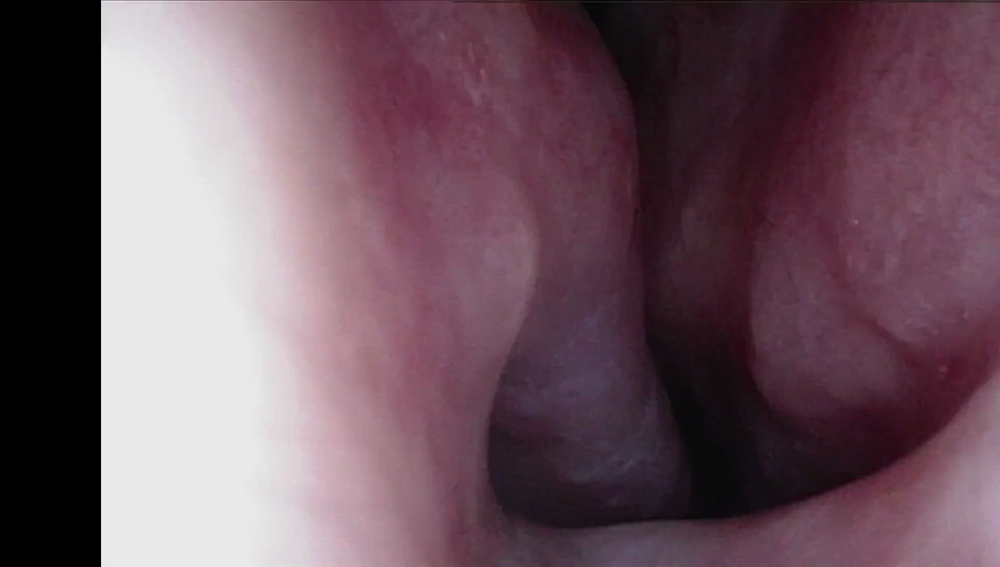
#> input picture images/aux_5_00037.png, 1000 x 567 px, shrunk from 1920 x 1088 before the run
$ python dark_filter.py
#> lines starting #> are read from the running program, lines starting #| are printed output that depends on the picture; after the words box and inside, x2 and y2 are one past the last pixel; in counts of white or black regions, pixels touching at a corner belong together
import cv2

image = cv2.imread('images/aux_5_00037.png', cv2.IMREAD_GRAYSCALE)
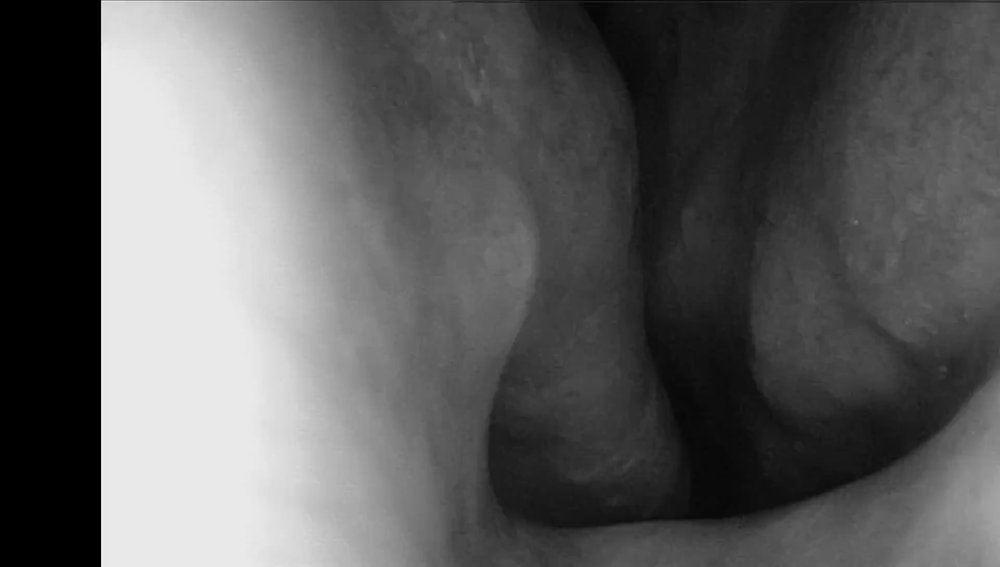
#> image: shape (567, 1000); min 0, max 240, mean 93.9

threshold_value = 15

ret, thresh = cv2.threshold(image, threshold_value, 255, cv2.THRESH_BINARY_INV)
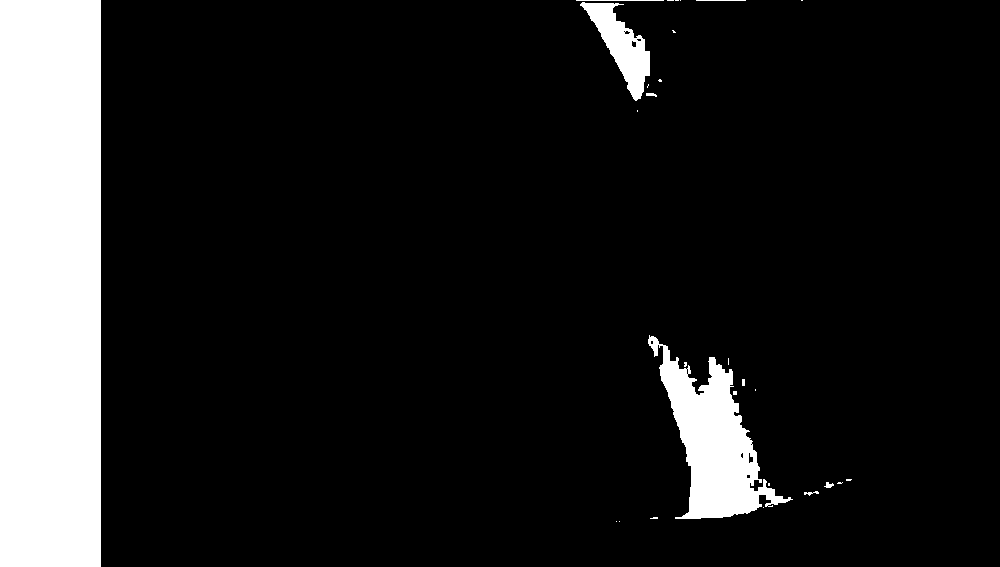
#> thresh: shape (567, 1000); 12.5% white; 28 white regions (19 under 20 px)
#> ret = 15

contours, _ = cv2.findContours(thresh, cv2.RETR_EXTERNAL, cv2.CHAIN_APPROX_SIMPLE)
#> contours = 28 contours, 24 with area under 20; largest, box (x1, y1, x2, y2) and area: (0, 0, 101, 567) 56600, (648, 335, 793, 519) 10076, (580, 2, 650, 101) 2641, (824, 482, 834, 488) 24

result_image = cv2.cvtColor(image, cv2.COLOR_GRAY2BGR)
cv2.drawContours(result_image, contours, -1, (0, 255, 0), 2)
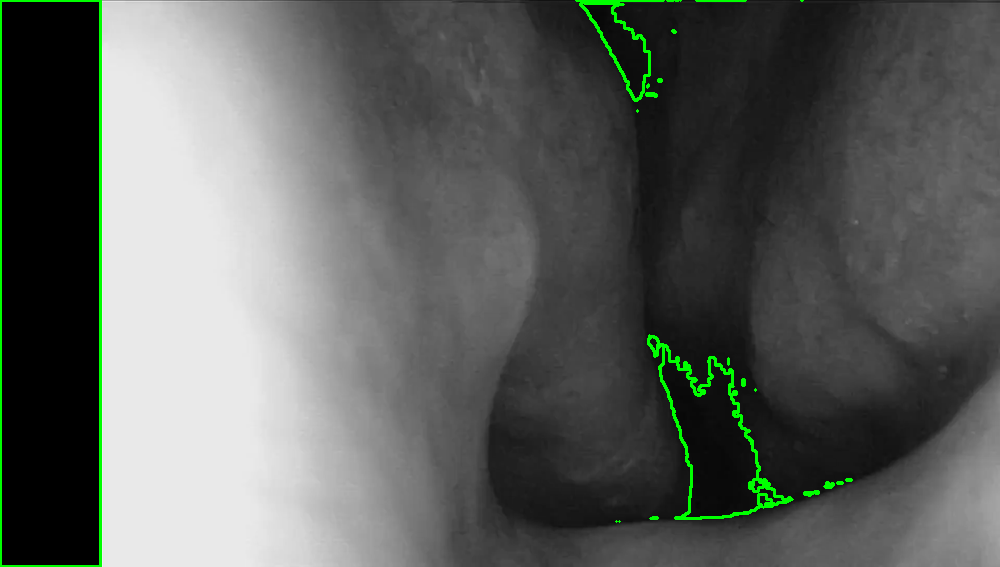
#> result_image: shape (567, 1000, 3); mean B, G, R 93.6, 97.1, 93.6

cv2.imshow('Dark Areas', result_image)
cv2.waitKey(0)
cv2.destroyAllWindows()

$ run again, with images/cvat_annotation_1.png copied over images/aux_5_00037.png
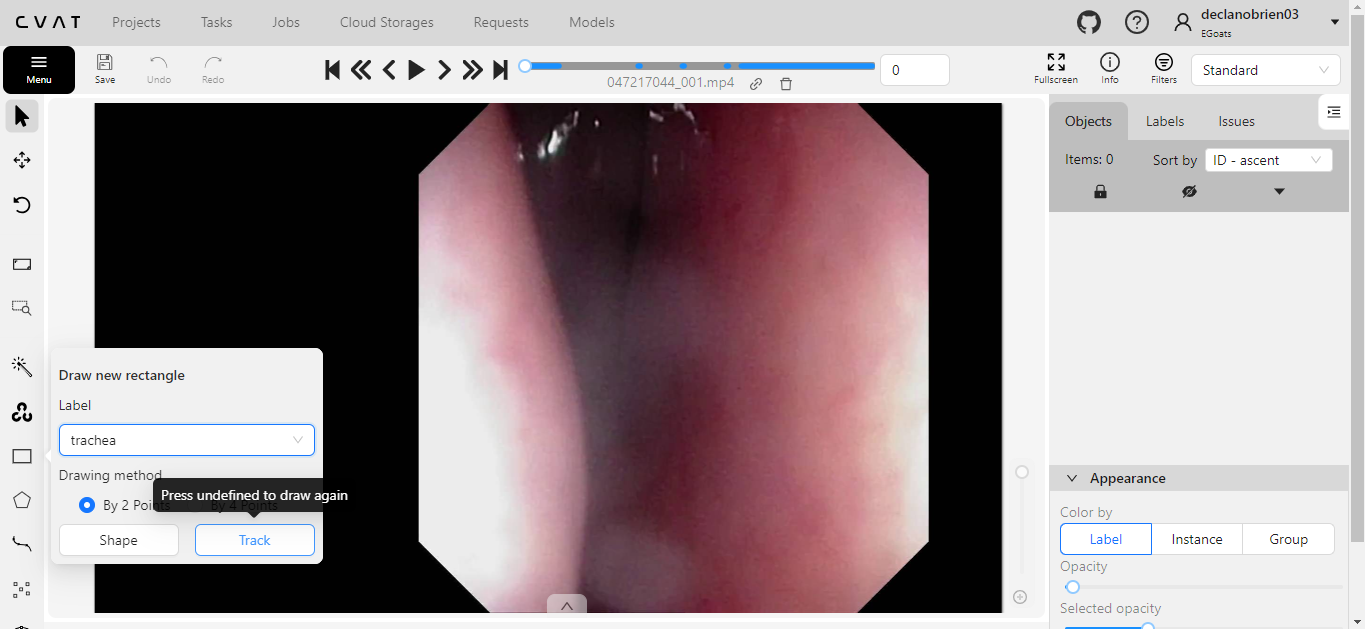
#> input picture images/cvat_annotation_1.png, 1365 x 629 px
#> `ret, thresh = cv2.threshold(image, threshold_value, 255, cv2.THRESH_BI..`:
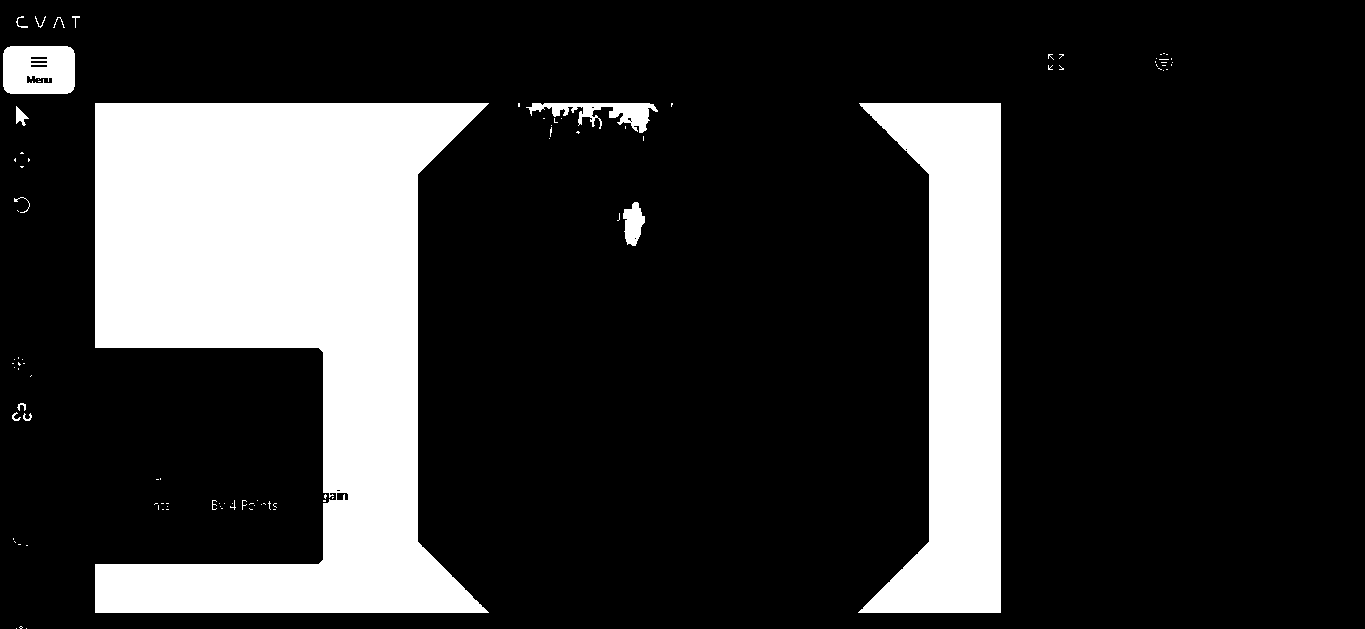
#> thresh: shape (629, 1365); 19.6% white; 97 white regions (82 under 20 px)
#> ret = 15
#> contours = 95 contours, 89 with area under 20; largest, box (x1, y1, x2, y2) and area: (95, 103, 489, 613) 119363, (858, 103, 1001, 613) 41156, (3, 46, 75, 94) 3271, (526, 103, 658, 133) 1371, (623, 202, 645, 246) 584, (16, 106, 29, 126) 102
#> `cv2.drawContours(result_image, contours, -1, (0, 255, 0), 2)`:
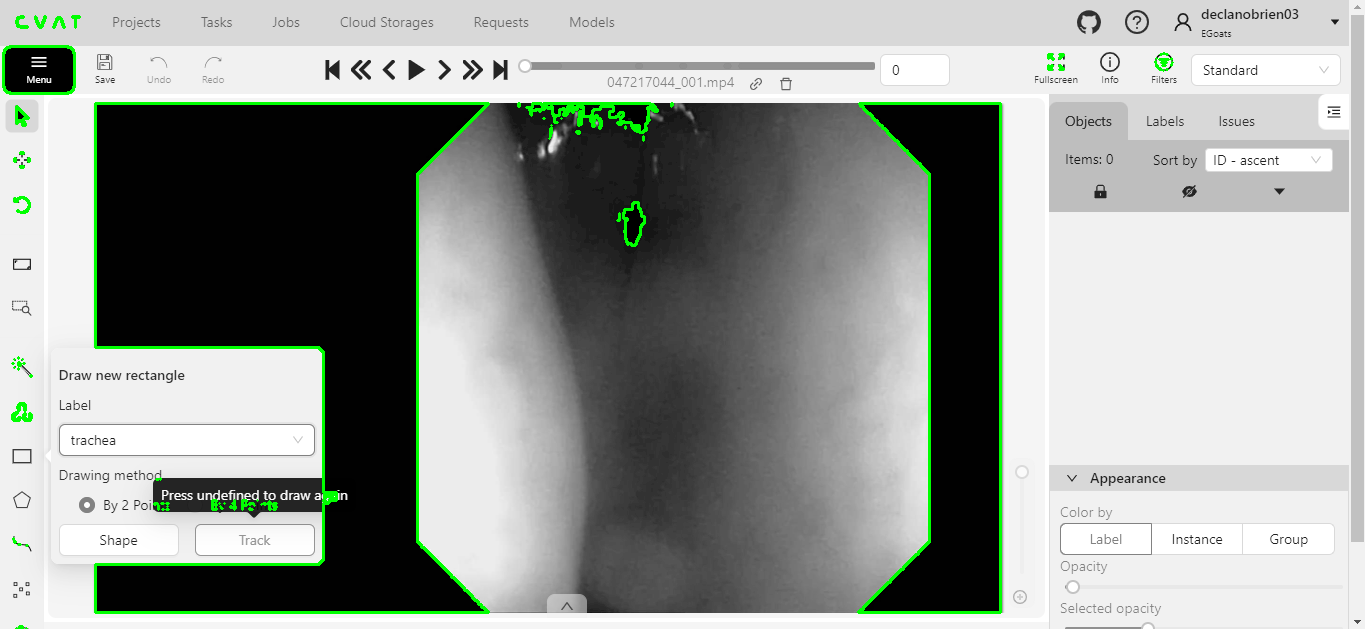
#> result_image: shape (629, 1365, 3); mean B, G, R 151.5, 156.3, 151.5

$ run again, with images/cvat_annotation_2.png copied over images/aux_5_00037.png
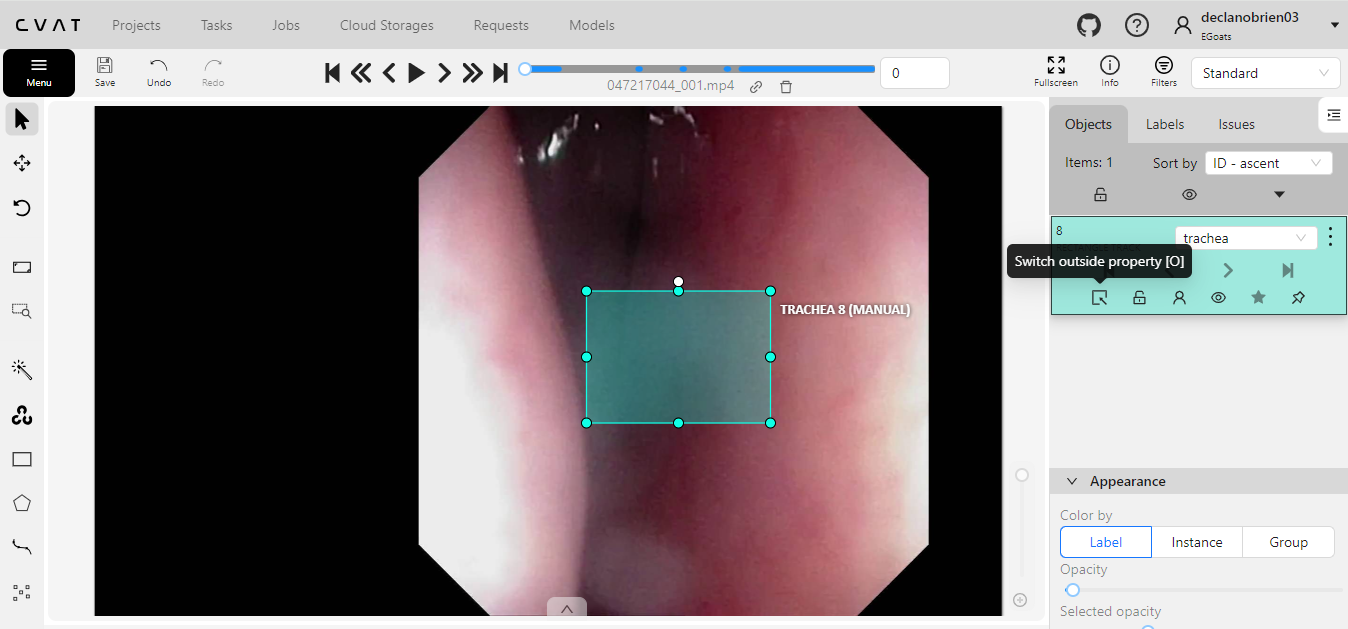
#> input picture images/cvat_annotation_2.png, 1348 x 629 px
#> `ret, thresh = cv2.threshold(image, threshold_value, 255, cv2.THRESH_BI..`:
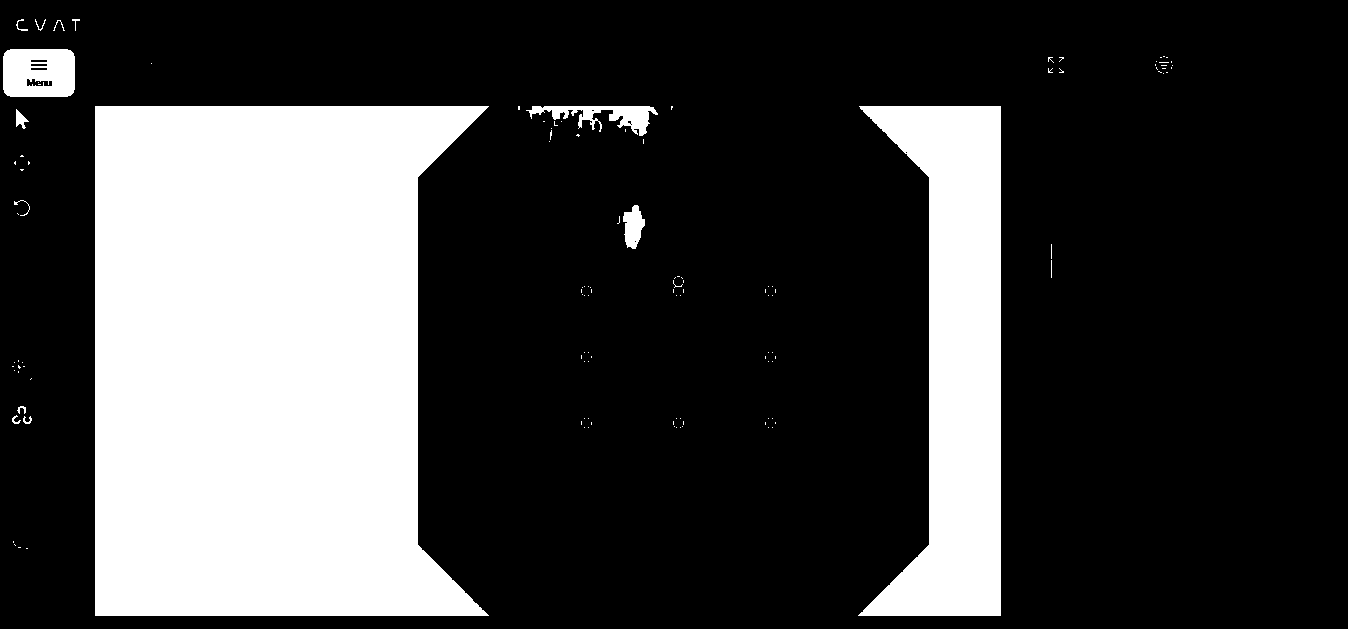
#> thresh: shape (629, 1348); 25.7% white; 124 white regions (110 under 20 px)
#> ret = 15
#> contours = 122 contours, 116 with area under 20; largest, box (x1, y1, x2, y2) and area: (95, 106, 489, 616) 168928, (858, 106, 1001, 616) 41156, (3, 49, 75, 97) 3271, (526, 106, 658, 136) 1371, (623, 205, 645, 249) 584, (16, 109, 29, 129) 102
#> `cv2.drawContours(result_image, contours, -1, (0, 255, 0), 2)`:
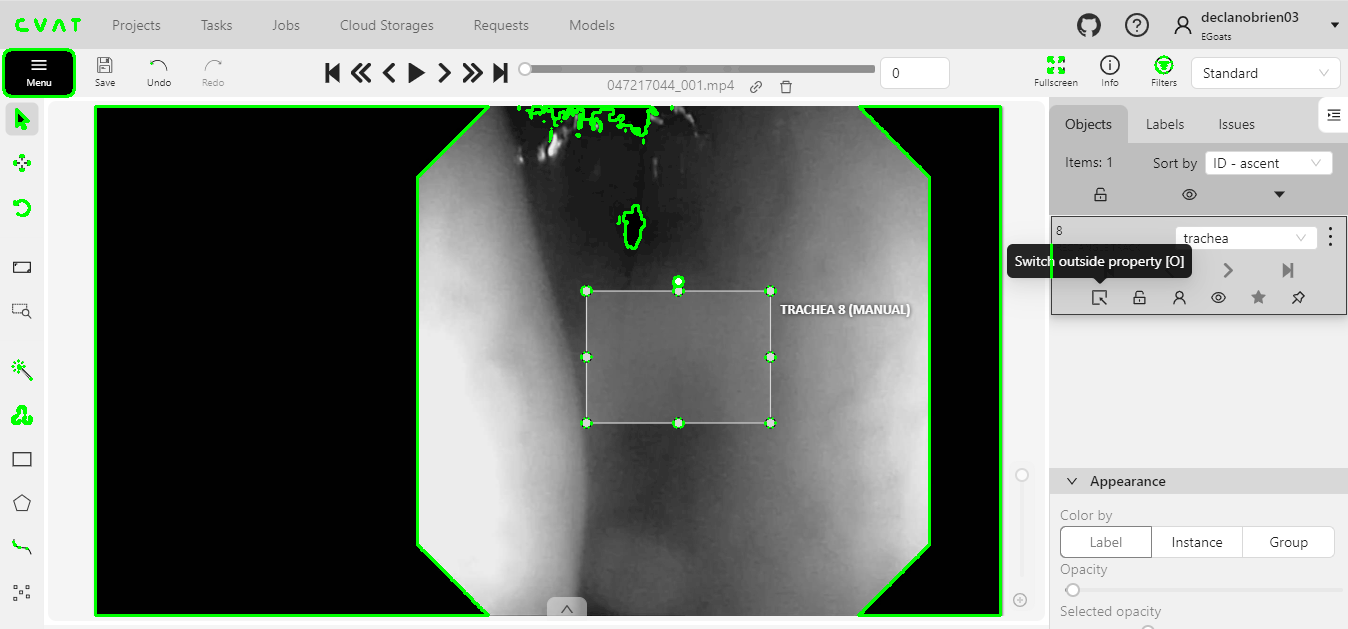
#> result_image: shape (629, 1348, 3); mean B, G, R 137.1, 141.5, 137.1
